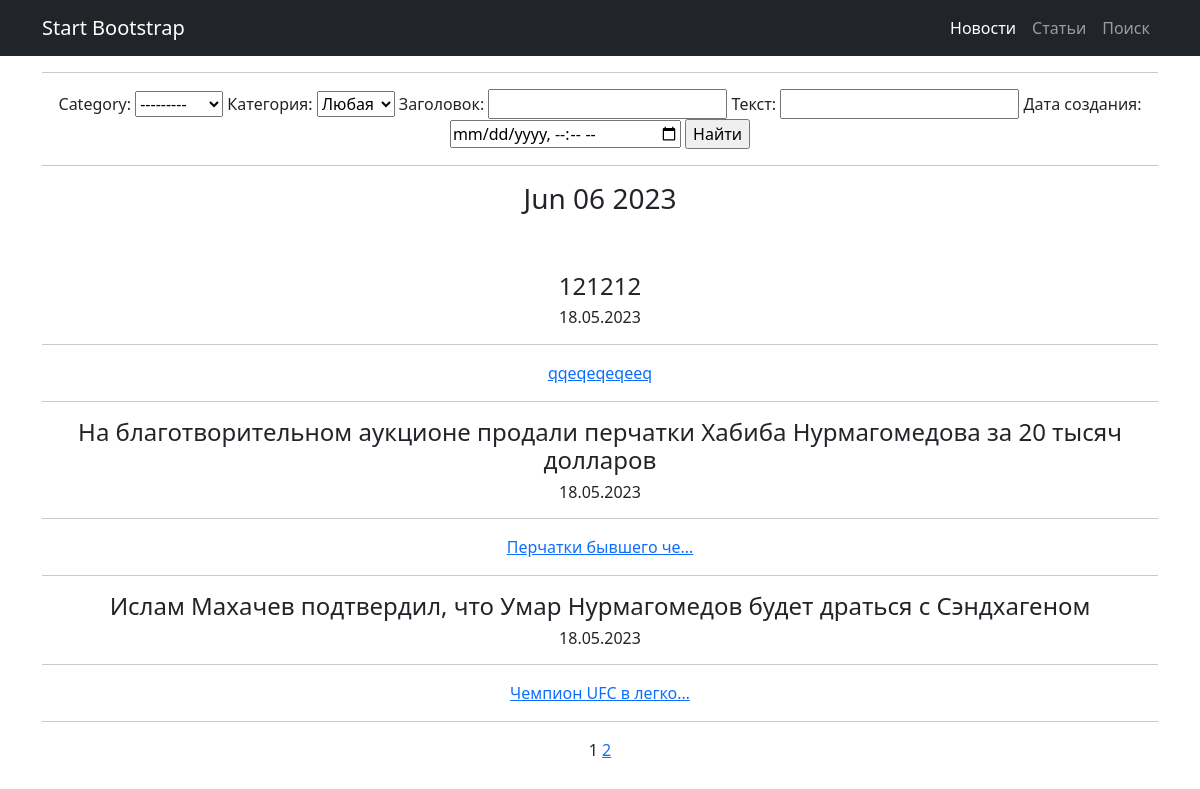
The page /newsline/search/ on the database as committed earlier.
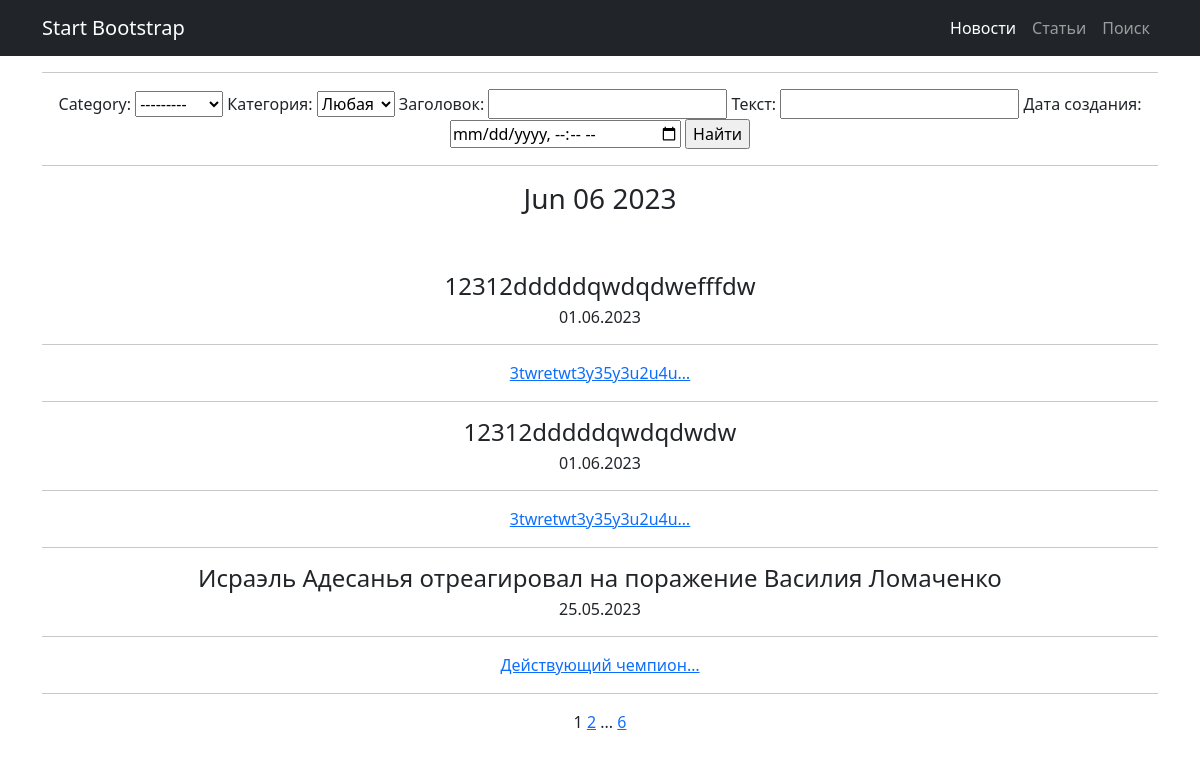
The same page on the database as committed later.
### News/models.py (models this page shows, shortened)
class Post(models.Model):
    post_author = models.ForeignKey(Author, on_delete=models.CASCADE)
    NEWS = 'NW'
    POST = 'PO'
    CATEGORY_POST = ((NEWS, 'Новость'), (POST, 'Статья'))
    category = models.CharField(max_length=2, choices=CATEGORY_POST, default=POST)
    time_in = models.DateTimeField(auto_now_add=True)
    post_cat = models.ManyToManyField(Category, through='PostCategory')
    title = models.CharField(max_length=128)
    text = models.TextField()
    rating = models.IntegerField(default=0)

### News/views.py (the view)
# urls.py: path('search/', NewsSearch.as_view(), name='news_search',),
class NewsSearch(ListView):
    model = Post
    ordering = '-time_in'
    template_name = 'search.html'
    context_object_name = 'post'
    paginate_by = 3
    def get_queryset(self):
        queryset = super().get_queryset()
        self.filterset = PostSearch(self.request.GET, queryset)
        return self.filterset.qs
    def get_context_data(self, **kwargs):
        context = super().get_context_data(**kwargs)
        context['time_now'] = datetime.utcnow()
        context['new_news'] = None
        context['filterset'] = self.filterset
        return context

### News/models.py (called while the page is built)
    def __str__(self):
        return f' {self.cat_type}'

### News/templatetags/custom_tags.py (called while the page is built)
@register.simple_tag()
def current_time(format_string='%b %d %Y'):
   return datetime.utcnow().strftime(format_string)

### templates/search.html (shortened to what this page needs)
{% extends 'flatpages/default.html' %}
{% load custom_filters %}!
{% load custom_tags %}
{% block content %}
<hr>
   <form action="" method="get">
   {{ filterset.form.as_table }}
   <input type="submit" value="Найти" />
    </form>
<hr>
   <h3>{% current_time '%b %d %Y' %}</h3>
    <br>
    <br>
    {% if post %}
           {% for post in post %}
                {% if post.category == 'NW' %}
                    <h4> {{ post.title }} </h4>
                    <h6>{{ post.time_in|date:"d.m.Y" }}</h6>
                    <hr><a href="{% url 'news_list' %}{{ post.id }}">{{ post.text|truncatechars:20 }}</a><hr>
                {% else %}
                    <h4> {{ post.title }} </h4>
                    <h6>{{ post.time_in|date:"d.m.Y" }}</h6>
                    <hr><a href="{% url 'ar_list' %}{{ post.id }}">{{ post.text|truncatechars:20 }}</a><hr>
                {% endif %}
           {% endfor %}
    {% else %}
       <h2>Новостей нет!</h2>
    {% endif %}
   {{ page_obj.number }}
   {% if page_obj.has_next %}
       <a href="?page={{ page_obj.next_page_number }}">{{ page_obj.next_page_number }}</a>
       {% if paginator.num_pages != page_obj.next_page_number %}
           ...
           <a href="?page={{ page_obj.paginator.num_pages }}">{{ page_obj.paginator.num_pages }}</a>
       {% endif %}
   {% endif %}
{% endblock content %}

Rows that differ between the two databases and show on the page:
removed Post: title "121212", time_in "18.05.2023", text "qqeqeqeqeeq"
no longer on this page (row unchanged): Post: title "На благотворительном аукционе продали перчатки Хабиба Нурмагомедова за 20 тысяч долларов", time_in "18.05.2023", text "Перчатки бывшего че…"
no longer on this page (row unchanged): Post: title "Ислам Махачев подтвердил, что Умар Нурмагомедов будет драться с Сэндхагеном", time_in "18.05.2023", text "Чемпион UFC в легко…"
added Post: title "12312dddddqwdqdwefffdw", time_in "01.06.2023", text "3twretwt3y35y3u2u4u…"
added Post: title "12312dddddqwdqdwdw", time_in "01.06.2023", text "3twretwt3y35y3u2u4u…"
added Post: title "Исраэль Адесанья отреагировал на поражение Василия Ломаченко", time_in "25.05.2023", text "Действующий чемпион…"
Other text that changed with them:
{{ page_obj.paginator.num_pages }}: (not shown) → "6"
